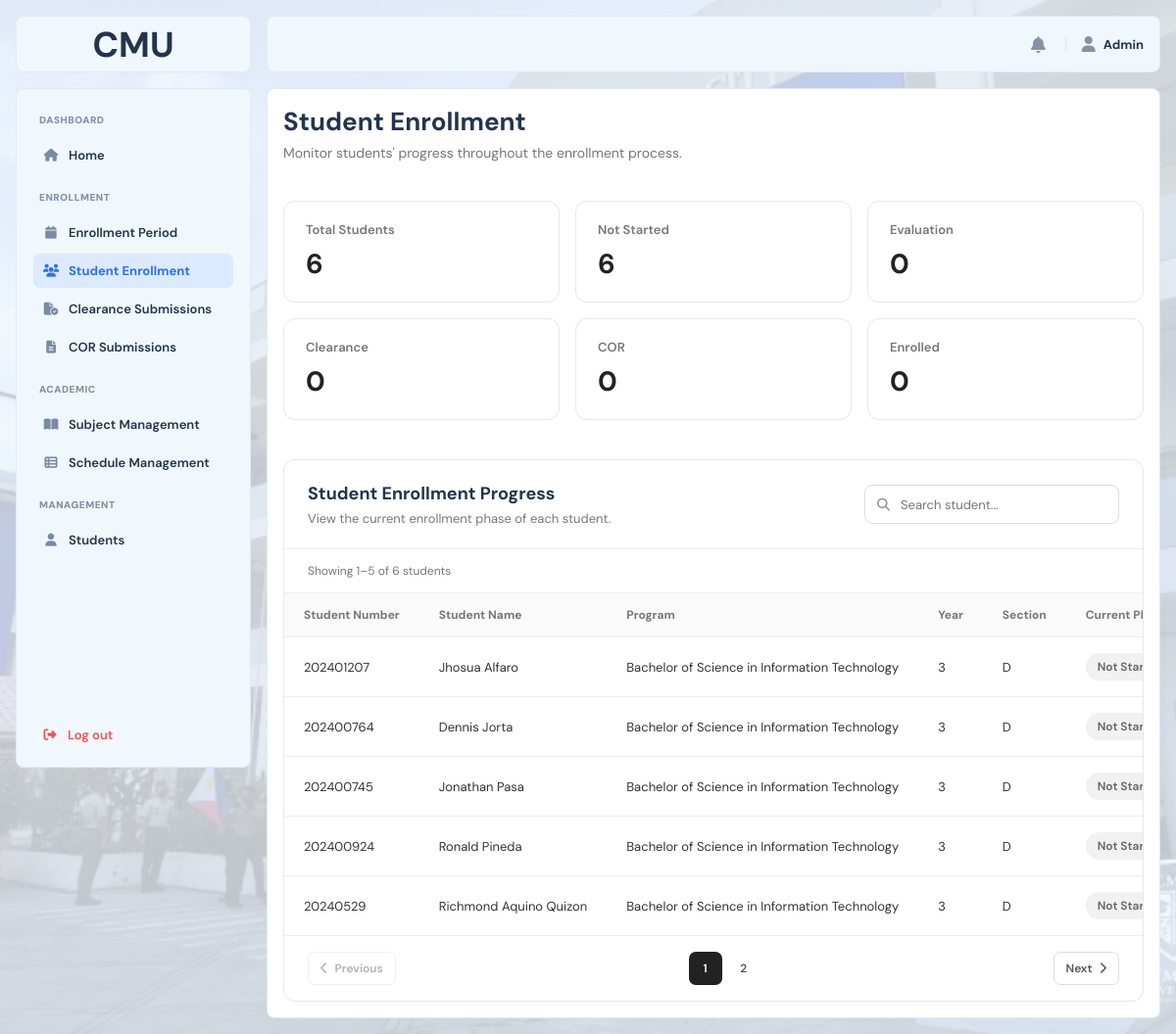
Page /?page=student_enrollment (signed in) on the committed database.
### tables this page shows
CREATE TABLE `students` (
  `student_id` int(10) UNSIGNED NOT NULL,
  `user_id` int(10) UNSIGNED DEFAULT NULL,
  `student_number` varchar(50) NOT NULL,
  `first_name` varchar(100) NOT NULL,
  `middle_name` varchar(100) DEFAULT NULL,
  `last_name` varchar(100) NOT NULL,
  `program` varchar(100) NOT NULL,
  `year_level` int(11) NOT NULL,
  `section` varchar(50) DEFAULT NULL,
  `email` varchar(100) NOT NULL,
  `phone` varchar(20) DEFAULT NULL,
  `password_hash` varchar(255) NOT NULL,
  `enrollment_phase` enum('NOT_STARTED','EVALUATION','CLEARANCE','COR','ENROLLED') NOT NULL DEFAULT 'NOT_STARTED',
  `enrollment_status` varchar(50) NOT NULL DEFAULT 'Closed',
  `created_at` datetime NOT NULL DEFAULT current_timestamp()
);

### frontend/pages/admin/student_enrollment.php (the view, shortened to what the rows shown need)
<?php
$search = trim($_GET['search'] ?? '');
$studentsPerPage = 5;
$currentStudentPage = max(
    1,
    (int) ($_GET['student_page'] ?? 1)
);
if ($search !== '') {
    $countStmt = $conn->prepare(
        'SELECT COUNT(*) AS total
         FROM students
         WHERE
            student_number LIKE ?
            OR first_name LIKE ?
            OR middle_name LIKE ?
            OR last_name LIKE ?
            OR program LIKE ?
            OR section LIKE ?'
    );
    $searchValue = '%' . $search . '%';
    $countStmt->bind_param(
        'ssssss',
        $searchValue,
        $searchValue,
        $searchValue,
        $searchValue,
        $searchValue,
        $searchValue
    );
} else {
    $countStmt = $conn->prepare(
        'SELECT COUNT(*) AS total
         FROM students'
    );
}
$countStmt->execute();
$countResult = $countStmt->get_result()->fetch_assoc();
$totalFilteredStudents = (int) ($countResult['total'] ?? 0);
$totalStudentPages = max(
    1,
    (int) ceil($totalFilteredStudents / $studentsPerPage)
);
$currentStudentPage = min(
    $currentStudentPage,
    $totalStudentPages
);
$studentOffset = (
    $currentStudentPage - 1
) * $studentsPerPage;
if ($search !== '') {
    $stmt = $conn->prepare(
        'SELECT
            student_id,
            student_number,
            first_name,
            middle_name,
            last_name,
            program,
            year_level,
            section,
            enrollment_phase
         FROM students
         WHERE
            student_number LIKE ?
            OR first_name LIKE ?
            OR middle_name LIKE ?
            OR last_name LIKE ?
            OR program LIKE ?
            OR section LIKE ?
         ORDER BY last_name, first_name
         LIMIT ? OFFSET ?'
    );
    $stmt->bind_param(
        'ssssssii',
        $searchValue,
        $searchValue,
        $searchValue,
        $searchValue,
        $searchValue,
        $searchValue,
        $studentsPerPage,
        $studentOffset
    );
} else {
    $stmt = $conn->prepare(
        'SELECT
            student_id,
            student_number,
            first_name,
            middle_name,
            last_name,
            program,
            year_level,
            section,
            enrollment_phase
         FROM students
         ORDER BY last_name, first_name
         LIMIT ? OFFSET ?'
    );
    $stmt->bind_param(
        'ii',
        $studentsPerPage,
        $studentOffset
    );
}
$stmt->execute();
$students = $stmt->get_result()->fetch_all(MYSQLI_ASSOC);
function enrollment_phase_label(string $phase): string
{
    return match ($phase) {
        'NOT_STARTED' => 'Not Started',
        'EVALUATION' => 'Evaluation',
        'CLEARANCE' => 'Clearance',
        'COR' => 'COR',
        'ENROLLED' => 'Enrolled',
        default => 'Unknown',
    };
}
function enrollment_phase_class(string $phase): string
{
    return match ($phase) {
        'NOT_STARTED' => 'admin-phase-not-started',
        'EVALUATION' => 'admin-phase-evaluation',
        'CLEARANCE' => 'admin-phase-clearance',
        'COR' => 'admin-phase-cor',
        'ENROLLED' => 'admin-phase-enrolled',
        default => '',
    };
}
?>
<!DOCTYPE html>
<html lang="en">
<head>
    <link
        rel="stylesheet"
        href="<?= BASE_URL ?>frontend/assets/css/main.css">
    <link
        rel="stylesheet"
        href="<?= BASE_URL ?>frontend/assets/css/admin.css">
    <link
        rel="stylesheet"
        href="https://cdnjs.cloudflare.com/ajax/libs/font-awesome/6.5.2/css/all.min.css">
</head>
<body>
<div class="layout">
    <div class="main">
        <div class="content">
            <section class="admin-student-enrollment-header">
                <div>
                    <h1>Student Enrollment</h1>
                </div>
            </section>
            <section class="admin-student-enrollment-card">
                <div class="admin-student-enrollment-card-header">
                    <div>
                        <h2>Student Enrollment Progress</h2>
                    </div>
                </div>
                <div class="admin-student-enrollment-table-wrapper">
                    <table class="admin-student-enrollment-table">
                        <thead>
                            <tr>
                                <th>Student Number</th>
                                <th>Student Name</th>
                                <th>Program</th>
                                <th>Year</th>
                                <th>Section</th>
                                <th>Current Phase</th>
                            </tr>
                        </thead>
                        <tbody>
                        <?php if (empty($students)): ?>
                            <tr>
                                <td
                                    colspan="6"
                                    class="admin-student-enrollment-empty">
                                    No students found.
                                </td>
                            </tr>
                        <?php else: ?>
                            <?php foreach ($students as $student): ?>
                                <?php
                                $fullName = trim(
                                    $student['first_name']
                                    . ' '
                                    . ($student['middle_name'] ?? '')
                                    . ' '
                                    . $student['last_name']
                                );
                                $phase = $student['enrollment_phase'];
                                ?>
                                <tr>
                                    <td>
                                        <?= htmlspecialchars(
                                            $student['student_number'],
                                            ENT_QUOTES,
                                            'UTF-8'
                                        ) ?>
                                    </td>
                                    <td>
                                        <?= htmlspecialchars(
                                            $fullName,
                                            ENT_QUOTES,
                                            'UTF-8'
                                        ) ?>
                                    </td>
                                    <td>
                                        <?= htmlspecialchars(
                                            $student['program'],
                                            ENT_QUOTES,
                                            'UTF-8'
                                        ) ?>
                                    </td>
                                    <td>
                                        <?= (int) $student['year_level'] ?>
                                    </td>
                                    <td>
                                        <?= htmlspecialchars(
                                            $student['section'] ?? '—',
                                            ENT_QUOTES,
                                            'UTF-8'
                                        ) ?>
                                    </td>
                                    <td>
                                        <span
                                            class="admin-enrollment-phase <?= enrollment_phase_class($phase) ?>">
                                            <?= enrollment_phase_label($phase) ?>
                                        </span>
                                    </td>
                                </tr>
                            <?php endforeach; ?>
                        <?php endif; ?>
                        </tbody>
                    </table>
                </div>
            </section>
        </div>
    </div>
</div>
</body>
</html>

### rows in the picture
students: student_number "202401207", fullName "Jhosua Alfaro", program "Bachelor of Science in Information Technology", year_level "3", section "D", enrollment_phase "Not…"
students: student_number "202400764", fullName "Dennis Jorta", program "Bachelor of Science in Information Technology", year_level "3", section "D", enrollment_phase "Not…"
students: student_number "202400745", fullName "Jonathan Pasa", program "Bachelor of Science in Information Technology", year_level "3", section "D", enrollment_phase "Not…"
students: student_number "202400924", fullName "Ronald Pineda", program "Bachelor of Science in Information Technology", year_level "3", section "D", enrollment_phase "Not…"
students: student_number "20240529", fullName "Richmond Aquino Quizon", program "Bachelor of Science in Information Technology", year_level "3", section "D", enrollment_phase "Not…"

### other values in the picture
$section['title'] "ENROLLMENT"
$item['label'] "Enrollment Period"
$item['label'] "Student Enrollment"
$item['label'] "Clearance Submissions"
$item['label'] "COR Submissions"
$section['title'] "ACADEMIC"
$item['label'] "Subject Management"
$item['label'] "Schedule Management"
$section['title'] "MANAGEMENT"
$item['label'] "Students"
$userName "Admin"
$totalStudents "6"
$notStartedStudents "6"
$evaluationStudents "0"
$clearanceStudents "0"
